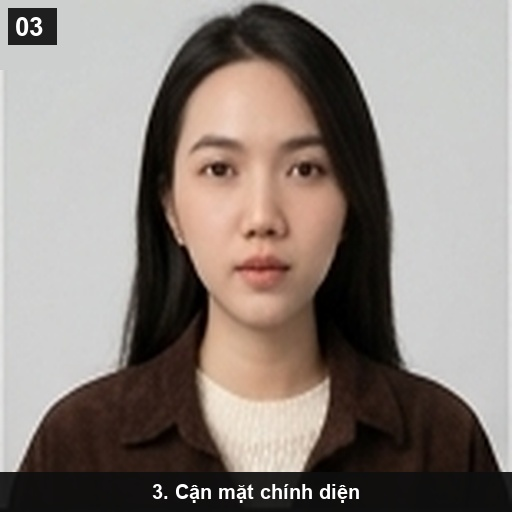
#> input picture affiliate_tiktok/dataset_koc/ethereal_koc_panels_v3/panel_03_can_mat_chinh_dien.jpg, 512 x 512 px
$ python test_frame_render.py
#> lines starting #> are read from the running program, lines starting #| are printed output that depends on the picture
#> further down, p3 is the input picture: PIL image 512x512 RGB; mean R, G, B 140.6, 131, 124.8
import os
import sys
import math
from PIL import Image, ImageDraw, ImageFont, ImageFilter

TARGET_W = 1080
TARGET_H = 1920

PROJECT_ROOT = os.path.dirname(os.path.dirname(os.path.abspath(__file__)))
DNA_PATH = os.path.join(PROJECT_ROOT, "affiliate_tiktok", "dataset_koc", "MASTER_KOC_DNA.jpg")
PANEL_DIR = os.path.join(PROJECT_ROOT, "affiliate_tiktok", "dataset_koc", "ethereal_koc_panels_v3")
SHOTS_DIR = os.path.join(PROJECT_ROOT, "shots")

# Fonts
try:
    font_title = ImageFont.truetype("arialbd.ttf", 32)
    font_badge = ImageFont.truetype("arialbd.ttf", 26)
    font_main = ImageFont.truetype("arialbd.ttf", 44)
    font_cta = ImageFont.truetype("arialbd.ttf", 34)
except Exception:
    font_title = ImageFont.load_default()
    font_badge = ImageFont.load_default()
    font_main = ImageFont.load_default()
    font_cta = ImageFont.load_default()

def create_ambient_frame(fg_img, badge_text, badge_color, sub_text, cta_active=False, zoom=1.03):
#> called with badge_text = '🚨 DỪNG LẠI 3 GIÂY', badge_color = (255, 71, 87), sub_text = 'MẤY BÀ ƠI, DỪNG LẠI BA GIÂY!', cta_active = False, zoom = 1.03
    frame = Image.new("RGB", (TARGET_W, TARGET_H), (15, 15, 20))

    # 1. Background Ambient Fill
    bg = fg_img.resize((TARGET_W, TARGET_H), Image.Resampling.BILINEAR)
    bg = bg.filter(ImageFilter.GaussianBlur(radius=32))
    # Dim background slightly
    dimmer = Image.new("RGBA", (TARGET_W, TARGET_H), (0, 0, 0, 90))
    bg.paste(dimmer, (0, 0), dimmer)
    frame.paste(bg, (0, 0))

    # 2. Foreground Card
    # Dimensions: 960x1200 rounded card
    card_w = 960
    card_h = 1200
    card_x = (TARGET_W - card_w) // 2
    card_y = 220

    # Zoom crop
    fw, fh = fg_img.size
#> fw = 512; fh = 512
    crop_w = int(fw / zoom)
#> crop_w = 497
    crop_h = int((fw / zoom) * (card_h / card_w))
#> crop_h = 621
    if crop_h > fh:
        crop_h = fh
#> crop_h = 512
        crop_w = int(fh * (card_w / card_h))
#> crop_w = 409

    cx, cy = fw // 2, fh // 2
#> cx = 256; cy = 256
    crop_box = (cx - crop_w // 2, cy - crop_h // 2, cx + crop_w // 2, cy + crop_h // 2)
#> crop_box = (52, 0, 460, 512)
    cropped_fg = fg_img.crop(crop_box).resize((card_w, card_h), Image.Resampling.LANCZOS)

    # Rounded corners mask
    mask = Image.new("L", (card_w, card_h), 0)
#> mask: PIL image 960x1200 L; every value is 0
    draw_mask = ImageDraw.Draw(mask)
    draw_mask.rounded_rectangle([(0, 0), (card_w, card_h)], radius=36, fill=255)

    # Shadow behind card
    shadow = Image.new("RGBA", (card_w + 40, card_h + 40), (0, 0, 0, 0))
#> shadow: PIL image 1000x1240 RGBA; every value is 0
    draw_shadow = ImageDraw.Draw(shadow)
    draw_shadow.rounded_rectangle([(15, 15), (card_w + 25, card_h + 25)], radius=36, fill=(0, 0, 0, 140))
    shadow = shadow.filter(ImageFilter.GaussianBlur(radius=15))
    frame.paste(shadow, (card_x - 20, card_y - 20), shadow)

    # Paste card
    frame.paste(cropped_fg, (card_x, card_y), mask)

    # Card subtle border
    overlay = Image.new("RGBA", (TARGET_W, TARGET_H), (0, 0, 0, 0))
#> overlay: PIL image 1080x1920 RGBA; every value is 0
    draw = ImageDraw.Draw(overlay)
    draw.rounded_rectangle([(card_x, card_y), (card_x + card_w, card_y + card_h)], radius=36, outline=(255, 255, 255, 70), width=2)

    # 3. Header KOC Channel Pill
    chan_text = "🌷 Mây Mây Review | 1m58 - 46kg 👗"
    tb = draw.textbbox((0, 0), chan_text, font=font_title)
#> tb = (0, 4, 560, 38)
    tb_w = tb[2] - tb[0]
#> tb_w = 560
    pill_w = tb_w + 48
#> pill_w = 608
    pill_h = 56
    pill_x = (TARGET_W - pill_w) // 2
#> pill_x = 236
    pill_y = 70
    draw.rounded_rectangle([(pill_x, pill_y), (pill_x + pill_w, pill_y + pill_h)], radius=28, fill=(15, 15, 25, 200), outline=(255, 255, 255, 90), width=1)
    draw.text((pill_x + 24, pill_y + 10), chan_text, font=font_title, fill=(255, 255, 255, 240))

    # 4. Badge Pill (on the card)
    bb = draw.textbbox((0, 0), badge_text, font=font_badge)
#> bb = (0, 1, 247, 30)
    bb_w = bb[2] - bb[0]
#> bb_w = 247
    b_pill_w = bb_w + 36
#> b_pill_w = 283
    b_pill_h = 44
    b_pill_x = card_x + 36
    b_pill_y = card_y + 36
    draw.rounded_rectangle([(b_pill_x, b_pill_y), (b_pill_x + b_pill_w, b_pill_y + b_pill_h)], radius=22, fill=(badge_color[0], badge_color[1], badge_color[2], 230))
    draw.text((b_pill_x + 18, b_pill_y + 8), badge_text, font=font_badge, fill=(255, 255, 255, 255))

    # 5. Subtitle Card (TikTok Safe Zone: y = 1480)
    sub_y = 1480
    sb = draw.textbbox((0, 0), sub_text, font=font_main)
#> sb = (0, -4, 691, 50)
    sb_w = sb[2] - sb[0]
#> sb_w = 691
    sub_card_w = max(sb_w + 64, 600)
#> sub_card_w = 755
    sub_card_h = 100
    sub_card_x = (TARGET_W - sub_card_w) // 2
#> sub_card_x = 162

    draw.rounded_rectangle([(sub_card_x, sub_y), (sub_card_x + sub_card_w, sub_y + sub_card_h)], radius=26, fill=(10, 10, 18, 220), outline=(255, 255, 255, 60), width=2)
    # Shadow text
    draw.text((sub_card_x + (sub_card_w - sb_w) // 2 + 2, sub_y + 24 + 2), sub_text, font=font_main, fill=(0, 0, 0, 220))
    # Glowing yellow text
    draw.text((sub_card_x + (sub_card_w - sb_w) // 2, sub_y + 24), sub_text, font=font_main, fill=(255, 235, 80, 255))

    # 6. CTA Cart Callout (if active)
    if cta_active:
        cta_x = 70
        cta_y = 1640
        cta_text = "👇 SĂN DEAL GIỎ HÀNG GÓC TRÁI"
        cb = draw.textbbox((0, 0), cta_text, font=font_cta)
        cb_w = cb[2] - cb[0]
        draw.rounded_rectangle([(cta_x, cta_y), (cta_x + cb_w + 48, cta_y + 72)], radius=36, fill=(255, 71, 87, 240), outline=(255, 255, 255, 230), width=2)
        draw.text((cta_x + 24, cta_y + 16), cta_text, font=font_cta, fill=(255, 255, 255, 255))

    frame.paste(overlay, (0, 0), overlay)
    return frame

if __name__ == "__main__":
    p3 = Image.open(os.path.join(PANEL_DIR, "panel_03_can_mat_chinh_dien.jpg")).convert("RGB")
    f1 = create_ambient_frame(p3, "🚨 DỪNG LẠI 3 GIÂY", (255, 71, 87), "MẤY BÀ ƠI, DỪNG LẠI BA GIÂY!")
    f1.save(os.path.join(SHOTS_DIR, "preview_shot_1.jpg"), quality=95)

    p25 = Image.open(os.path.join(PANEL_DIR, "panel_25_can_canh_chat_lieu.jpg")).convert("RGB")
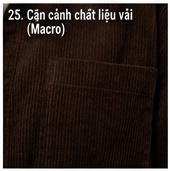
#> input picture affiliate_tiktok/sample_video/koc_matrix_panels/panel_25_can_canh_chat_lieu.jpg, 170 x 171 px, found by its file name
#> p25 is the input picture: PIL image 170x171 RGB; mean R, G, B 46.5, 35.5, 30.5
    f4 = create_ambient_frame(p25, "🔍 THẨM ĐỊNH VẢI", (46, 213, 115), "CẬN CẢNH LEN DỆT KIM SIÊU MỀM MỊN")
#> call 2 of create_ambient_frame, with badge_text = '🔍 THẨM ĐỊNH VẢI', badge_color = (46, 213, 115), sub_text = 'CẬN CẢNH LEN DỆT KIM SIÊU MỀM MỊN', cta_active = False, zoom = 1.03
#> in create_ambient_frame (call 2), `frame.paste(cropped_fg, (card_x, card_y), mask)`:
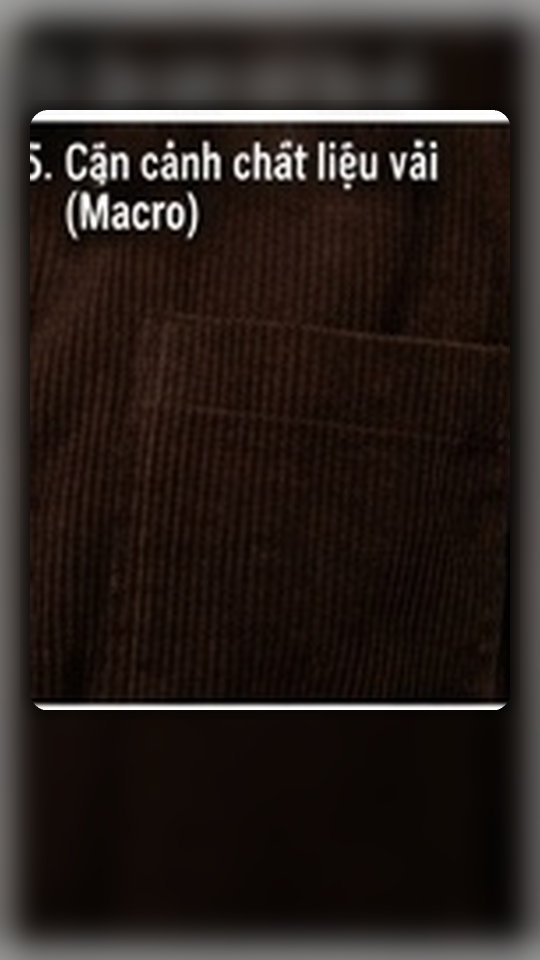
#> frame: PIL image 1080x1920 RGB (shown at 1/2 size); mean R, G, B 41.1, 32.4, 28.4
#> in create_ambient_frame (call 2), `bb = draw.textbbox((0, 0), badge_text, font=font_badge)`: bb = (0, -2, 226, 30)
#> in create_ambient_frame (call 2), `bb_w = bb[2] - bb[0]`: bb_w = 226
#> in create_ambient_frame (call 2), `b_pill_w = bb_w + 36`: b_pill_w = 262
#> in create_ambient_frame (call 2), `sb = draw.textbbox((0, 0), sub_text, font=font_main)`: sb = (0, -4, 861, 50)
#> in create_ambient_frame (call 2), `sb_w = sb[2] - sb[0]`: sb_w = 861
#> in create_ambient_frame (call 2), `sub_card_w = max(sb_w + 64, 600)`: sub_card_w = 925
#> in create_ambient_frame (call 2), `sub_card_x = (TARGET_W - sub_card_w) // 2`: sub_card_x = 77
    f4.save(os.path.join(SHOTS_DIR, "preview_shot_4.jpg"), quality=95)

    p2 = Image.open(os.path.join(PANEL_DIR, "panel_02_chinh_dien_trung_canh.jpg")).convert("RGB")
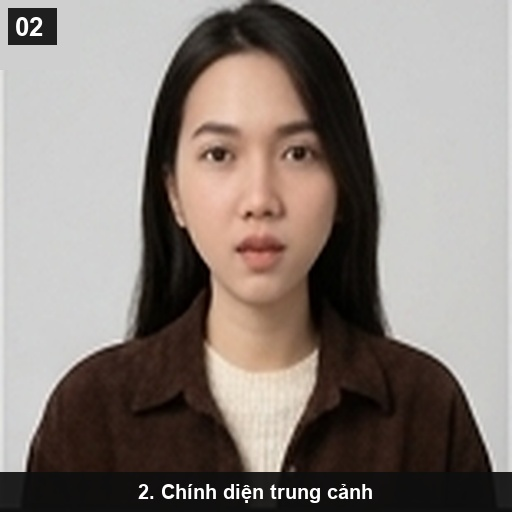
#> input picture affiliate_tiktok/dataset_koc/ethereal_koc_panels_v3/panel_02_chinh_dien_trung_canh.jpg, 512 x 512 px
#> p2 is the input picture: PIL image 512x512 RGB; mean R, G, B 137.8, 128.2, 122.3
    f10 = create_ambient_frame(p2, "⚡ SĂN DEAL GIÁ HỜI", (255, 71, 87), "GIÁ SALE DƯỚI 100 CÀNH Ở GIỎ HÀNG!", cta_active=True)
#> call 3 of create_ambient_frame, with badge_text = '⚡ SĂN DEAL GIÁ HỜI', badge_color = (255, 71, 87), sub_text = 'GIÁ SALE DƯỚI 100 CÀNH Ở GIỎ HÀNG!', cta_active = True, zoom = 1.03
#> in create_ambient_frame (call 3), `bg.paste(dimmer, (0, 0), dimmer)`:
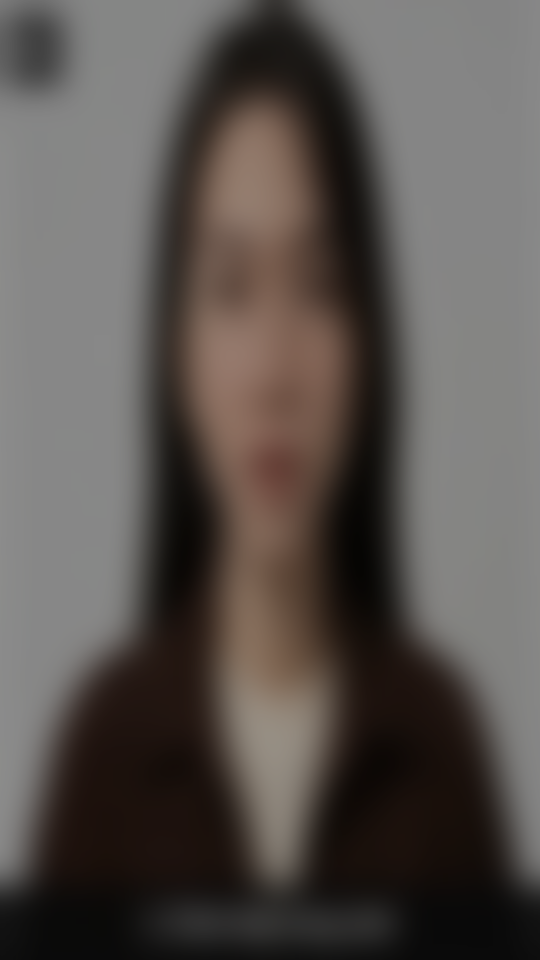
#> bg: PIL image 1080x1920 RGB (shown at 1/2 size); mean R, G, B 89.4, 83.2, 79.4
#> in create_ambient_frame (call 3), `cropped_fg = fg_img.crop(crop_box).resize((card_w, card_h), Image.Resa..`:
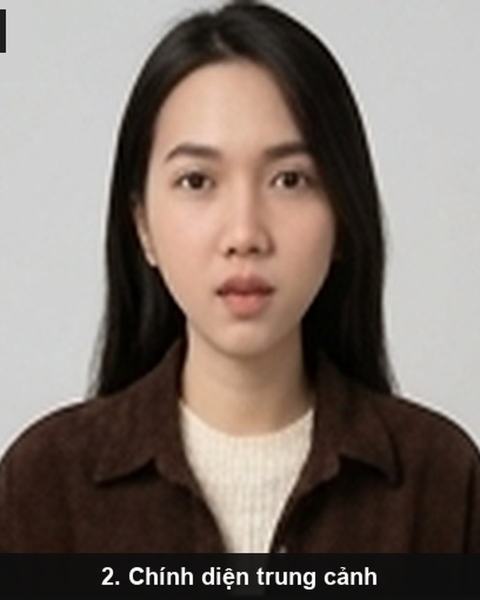
#> cropped_fg: PIL image 960x1200 RGB (shown at 1/2 size); mean R, G, B 127.3, 115.5, 108.4
#> in create_ambient_frame (call 3), `bb = draw.textbbox((0, 0), badge_text, font=font_badge)`: bb = (0, 0, 270, 25)
#> in create_ambient_frame (call 3), `bb_w = bb[2] - bb[0]`: bb_w = 270
#> in create_ambient_frame (call 3), `b_pill_w = bb_w + 36`: b_pill_w = 306
#> in create_ambient_frame (call 3), `sb = draw.textbbox((0, 0), sub_text, font=font_main)`: sb = (0, -2, 892, 41)
#> in create_ambient_frame (call 3), `sb_w = sb[2] - sb[0]`: sb_w = 892
#> in create_ambient_frame (call 3), `sub_card_w = max(sb_w + 64, 600)`: sub_card_w = 956
#> in create_ambient_frame (call 3), `sub_card_x = (TARGET_W - sub_card_w) // 2`: sub_card_x = 62
#> in create_ambient_frame (call 3), `cb = draw.textbbox((0, 0), cta_text, font=font_cta)`: cb = (0, -2, 562, 38)
#> in create_ambient_frame (call 3), `cb_w = cb[2] - cb[0]`: cb_w = 562
#> in create_ambient_frame (call 3), `frame.paste(overlay, (0, 0), overlay)`:
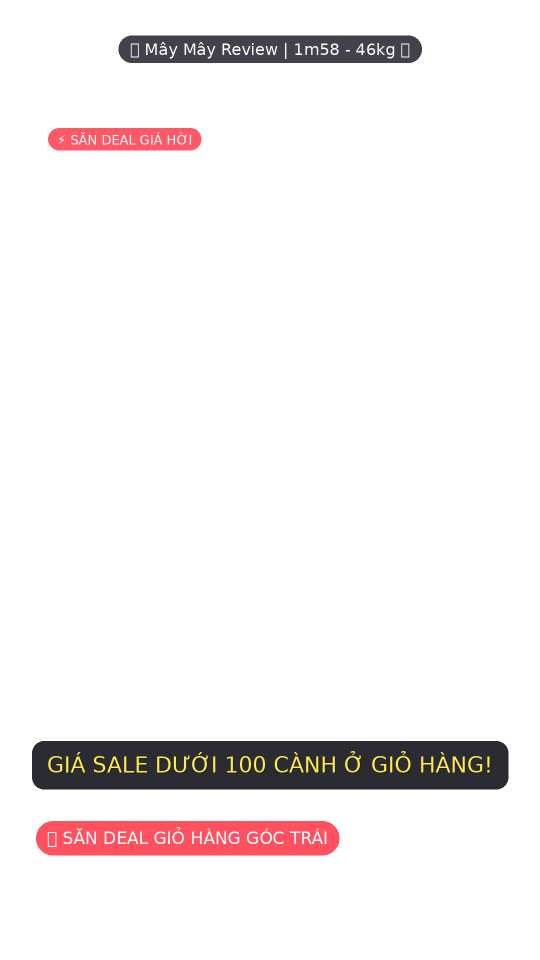
#> overlay: PIL image 1080x1920 RGBA (shown at 1/2 size); mean R, G, B, A 10.7, 6.3, 6.6, 20.1; transparent parts drawn white
#> in create_ambient_frame (call 3), `frame.paste(overlay, (0, 0), overlay)`:
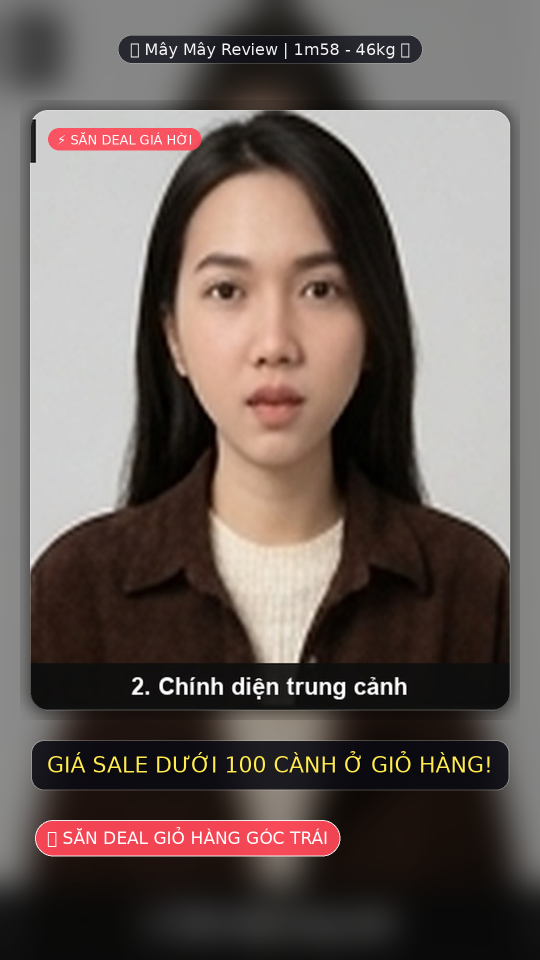
#> frame: PIL image 1080x1920 RGB (shown at 1/2 size); mean R, G, B 106.6, 94.9, 90.4
    f10.save(os.path.join(SHOTS_DIR, "preview_shot_10.jpg"), quality=95)

    print("[OK] Preview frames generated!")
